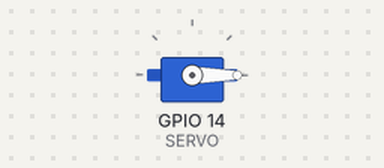
This sketch was run on a simulated ESP32. Parts: servo. What the sketch prints to the serial monitor is not drawn.

Above: at 0.05 s.
Timing chart, 0 to 4.6 s (numbered marks = the images above):
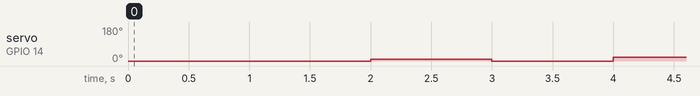

The sketch:

Test_Servo.ino
```cpp
#include <ESP32Servo.h>
#define SERVO 14
Servo myservo;

int pos =0;

void setup() {
  myservo.attach(SERVO);
  Serial.begin(115200);

}

void loop() {
  if(pos>=180){
    pos=0;
  }
  myservo.write(pos);
  Serial.println(String(pos));
  pos +=10;
  delay(1000);
  myservo.write(0);
  delay(1000);
}
```
